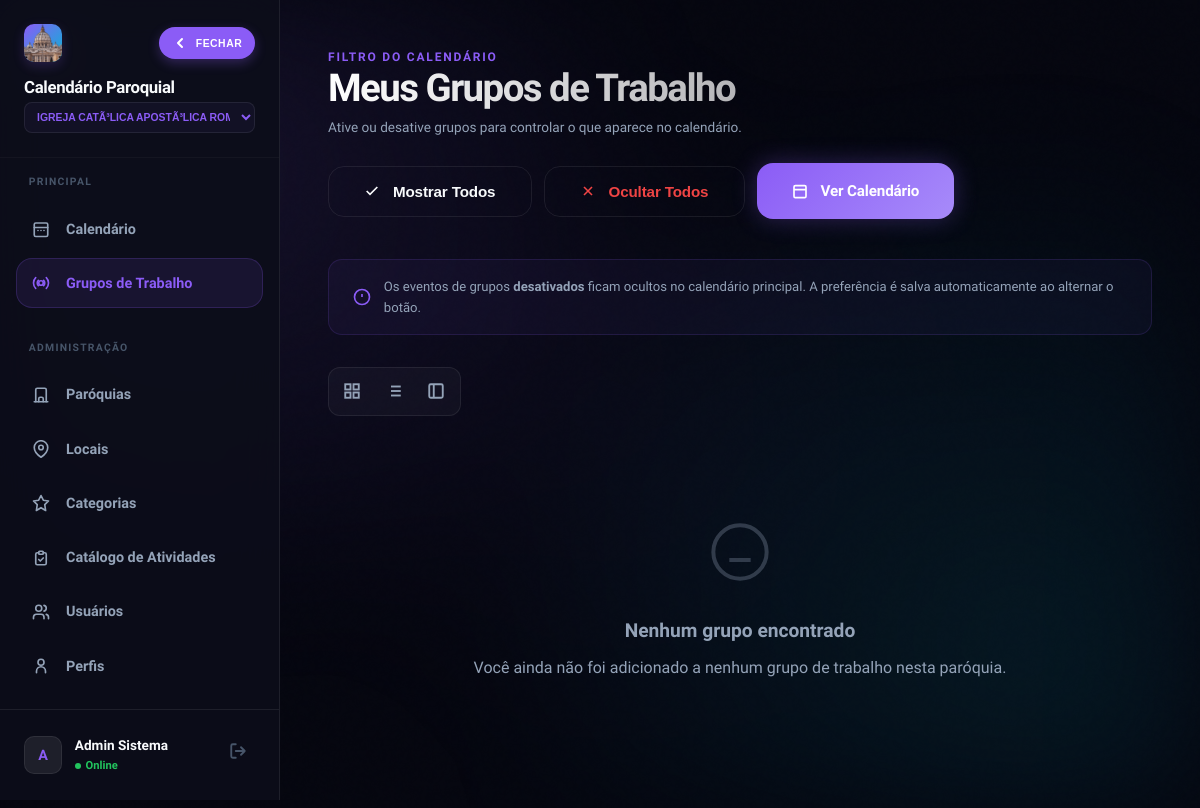
Before: /meus_grupos.php (signed in) with the older database file.
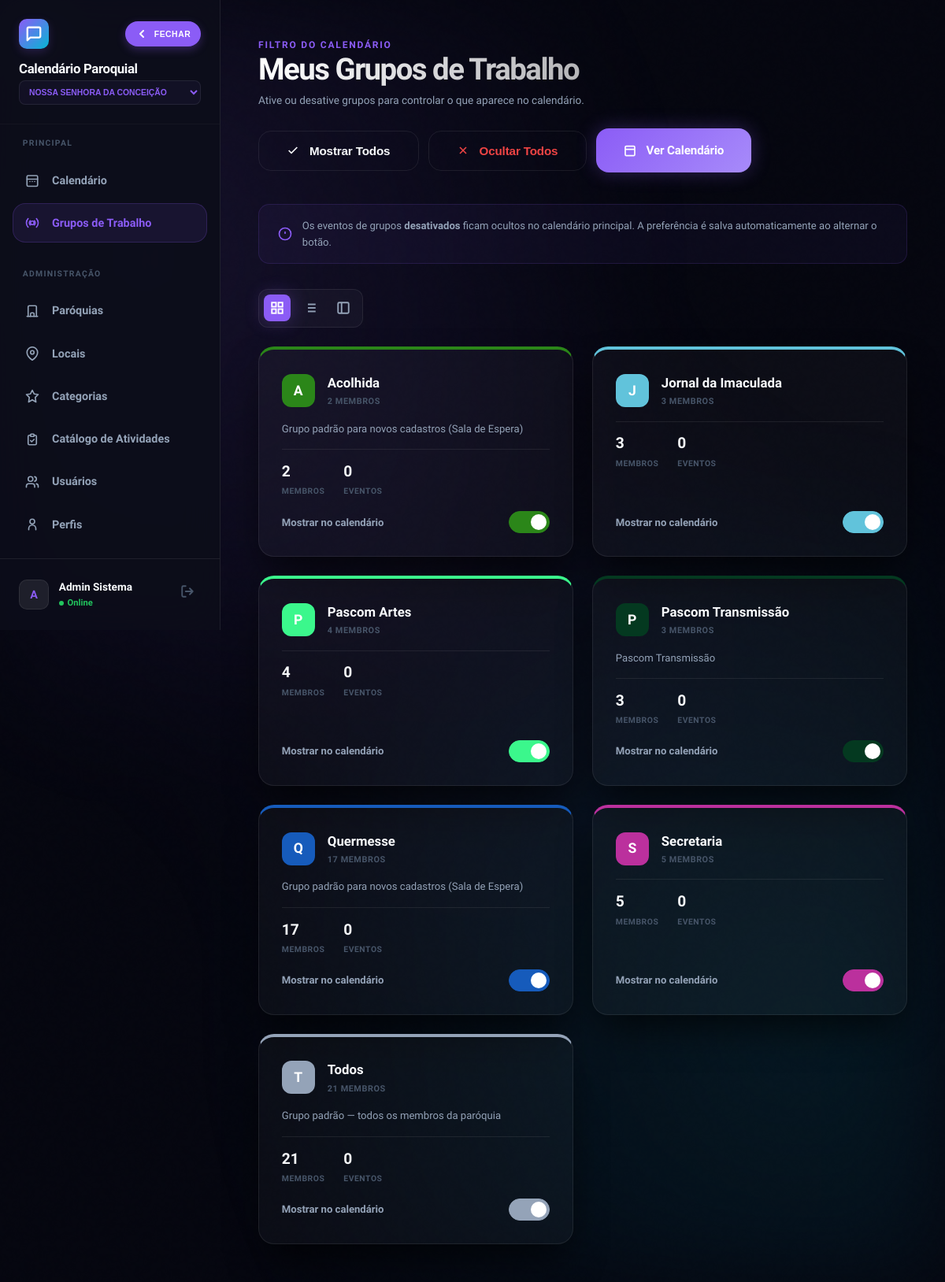
After: the same page with the newer database file.
### tables this page shows
CREATE TABLE `grupos_trabalho` (
  `id` int(10) unsigned NOT NULL AUTO_INCREMENT,
  `paroquia_id` int(10) unsigned NOT NULL,
  `nome` varchar(100) NOT NULL,
  `descricao` text DEFAULT NULL,
  `cor` varchar(7) DEFAULT '#3b82f6',
  `visivel` tinyint(1) DEFAULT 1,
  `ativo` tinyint(1) DEFAULT 1,
  PRIMARY KEY (`id`)
);

### config.php (called while the page is built, shortened)
<?php
function h(mixed $v): string {
    return htmlspecialchars((string)($v ?? ''), ENT_QUOTES, 'UTF-8');
}
?>

### functions.php (called while the page is built, shortened)
<?php
require_once __DIR__ . '/config.php';
function current_paroquia_id(): int {
    return (int)($_SESSION['paroquia_id'] ?? 0);
}
?>

### meus_grupos.php (the view, shortened to what the changed rows need)
<?php
require_once 'functions.php';
$pid = current_paroquia_id();
$uid = (int)($_SESSION['usuario_id'] ?? 0);
$stmtG = $conn->prepare(
    "SELECT g.id, g.nome, g.descricao, g.cor, g.ativo,
            (SELECT COUNT(*) FROM usuario_grupos WHERE grupo_id = g.id) AS total_membros,
            (SELECT COUNT(*) FROM atividade_grupos ag
             INNER JOIN atividades a ON a.id = ag.atividade_id
             WHERE ag.grupo_id = g.id AND a.paroquia_id = ?) AS total_eventos
     FROM grupos_trabalho g
     INNER JOIN usuario_grupos ug ON ug.grupo_id = g.id
     WHERE ug.usuario_id = ? AND g.paroquia_id = ? AND g.ativo = 1
     ORDER BY g.nome ASC"
);
$stmtG->bind_param('iii', $pid, $uid, $pid);
$stmtG->execute();
$grupos = $stmtG->get_result()->fetch_all(MYSQLI_ASSOC);
$filtroAtual = $_SESSION['filtro_grupos'] ?? null;
function isGrupoAtivo(int $id, $filtro): bool {
    if ($filtro === null) return true;
    return in_array($id, $filtro, true);
}
?>
<!DOCTYPE html>
<html lang="pt-BR">
<head>
    <link rel="stylesheet" href="style.css?v=2.4.5"
        <link rel="stylesheet" href="css/responsive.css?v=2.4.5">
</head>
<body>
<div class="app-shell">
    <?php include 'sidebar.php'; ?>
    <main class="main-content">
        <header class="page-header animate-in">
            <div>
                <h1 class="gradient-text">Meus Grupos de Trabalho</h1>
            </div>
        </header>
        <div class="view-controls animate-in" style="animation-delay: 0.05s;">
            <button onclick="setView('grid')" id="btn-grid" class="view-btn" title="Grelha">
                <svg width="18" height="18" viewBox="0 0 24 24" fill="none" stroke="currentColor" stroke-width="2.5"><rect x="3" y="3" width="7" height="7"/><rect x="14" y="3" width="7" height="7"/><rect x="14" y="14" width="7" height="7"/><rect x="3" y="14" width="7" height="7"/></svg>
            </button>
        </div>
        <?php if (empty($grupos)): ?>
        <div class="empty-state">
            <svg width="64" height="64" viewBox="0 0 24 24" fill="none" stroke="currentColor" stroke-width="1.5"><circle cx="12" cy="12" r="10"/><path d="M8 15h8M9 9h.01M15 9h.01"/></svg>
            <h3 style="font-size: 1.2rem; font-weight: 800; margin-bottom: 0.5rem;">Nenhum grupo encontrado</h3>
            <p>Você ainda não foi adicionado a nenhum grupo de trabalho nesta paróquia.</p>
        </div>
        <?php else: ?>
        <div id="gruposContainer" class="grupos-grid animate-in" style="animation-delay:0.1s;">
            <?php foreach ($grupos as $g): ?>
            <?php $ativo = isGrupoAtivo((int)$g['id'], $filtroAtual); ?>
            <article class="glass grupo-card <?= !$ativo ? 'inactive-card' : '' ?>" id="card-<?= $g['id'] ?>"
                     style="border-top-color: <?= h($g['cor']) ?>; --grp-color: <?= h($g['cor']) ?>;">
                <div class="card-header">
                    <div class="card-icon" style="background: <?= h($g['cor']) ?>;">
                        <?= mb_strtoupper(mb_substr(h($g['nome']), 0, 1)) ?>
                    </div>
                    <div class="card-title">
                        <h3><?= h($g['nome']) ?></h3>
                        <p><?= (int)$g['total_membros'] ?> membros</p>
                    </div>
                </div>
                <?php if (!empty($g['descricao'])): ?>
                <p style="font-size: 0.82rem; color: var(--text-dim); line-height: 1.5;"><?= h($g['descricao']) ?></p>
                <?php endif; ?>
                <div class="card-stats">
                    <div class="stat">
                        <span class="stat-val"><?= (int)$g['total_membros'] ?></span>
                        <span class="stat-lbl">Membros</span>
                    </div>
                    <div class="stat">
                        <span class="stat-val"><?= (int)$g['total_eventos'] ?></span>
                        <span class="stat-lbl">Eventos</span>
                    </div>
                </div>
                <div class="toggle-row">
                    <span class="toggle-label">Mostrar no calendário</span>
                    <label class="toggle-switch" title="Ativar/desativar <?= h($g['nome']) ?>">
                        <span class="toggle-track"></span>
                    </label>
                </div>
            </article>
            <?php endforeach; ?>
        </div>
        <?php endif; ?>
    </main>
</div>
</body>
</html>

### sidebar.php (shortened to what the changed rows need)
<?php
require_once 'config.php';
$parish_name = 'Igreja Católica';
$pid = $_SESSION['paroquia_id'] ?? 0;
if ($pid > 0) {
    $stmt = $conn->prepare("SELECT nome FROM paroquias WHERE id = ?");
    $stmt->bind_param('i', $pid);
    $stmt->execute();
    $resParish = $stmt->get_result();
    if ($resParish && $resParish->num_rows > 0) {
        $parish_name = $resParish->fetch_assoc()['nome'];
    }
}
$all_parishes = [];
if (userCanSwitchParish()) {
    $p_res = $conn->query("SELECT id, nome FROM paroquias ORDER BY nome");
    if ($p_res) {
        while ($p_row = $p_res->fetch_assoc()) {
            $all_parishes[] = $p_row;
        }
    }
}
?>
<aside class="sidebar" id="mainSidebar">
    <div class="sidebar-header">
        <div class="header-top">
            <div class="brand-logo">
                <?php
                $icon_path = "img/paroquia_{$pid}.png";
                if ($pid > 0 && file_exists(__DIR__ . '/' . $icon_path)):
                ?>
                    <img src="<?= $icon_path ?>?v=<?= time() ?>" alt="Paróquia" style="width: 100%; height: 100%; border-radius: 10px; object-fit: cover;">
                <?php else: ?>
                    <svg width="22" height="22" viewBox="0 0 24 24" fill="none" stroke="#fff" stroke-width="2.5" stroke-linecap="round" stroke-linejoin="round"><path d="M21 15a2 2 0 0 1-2 2H7l-4 4V5a2 2 0 0 1 2-2h14a2 2 0 0 1 2 2z"/></svg>
                <?php endif; ?>
            </div>
        </div>
        <div class="brand-details">
            <span class="brand-text">Calendário Paroquial</span>
            <?php if (count($all_parishes) > 1): ?>
                <select class="brand-sub-select" onchange="window.location.href='select_paroquia.php?id='+this.value">
                    <?php foreach($all_parishes as $p): ?>
                        <option value="<?= $p['id'] ?>" <?= $p['id'] == $pid ? 'selected' : '' ?>><?= h($p['nome']) ?></option>
                    <?php endforeach; ?>
                </select>
            <?php else: ?>
                <span class="brand-sub"><?= h($parish_name) ?></span>
            <?php endif; ?>
        </div>
    </div>
</aside>

Changed rows visible on the page:
now on this page (row edited): grupos_trabalho: nome "A", nome "Acolhida", total_membros "2", descricao "Grupo padrão para novos cadastros (Sala de Espera)", total_eventos "0"
now on this page (row unchanged): grupos_trabalho: nome "J", nome "Jornal da Imaculada", total_membros "3", total_eventos "0"
now on this page (row unchanged): grupos_trabalho: nome "P", nome "Pascom Artes", total_membros "4", total_eventos "0"
now on this page (row edited): grupos_trabalho: nome "P", nome "Pascom Transmissão", total_membros "3", descricao "Pascom Transmissão", total_eventos "0"
now on this page (row edited): grupos_trabalho: nome "Q", nome "Quermesse", total_membros "17", descricao "Grupo padrão para novos cadastros (Sala de Espera)", total_eventos "0"
now on this page (row unchanged): grupos_trabalho: nome "S", nome "Secretaria", total_membros "5", total_eventos "0"
now on this page (row edited): grupos_trabalho: nome "T", nome "Todos", total_membros "21", descricao "Grupo padrão — todos os membros da paróquia", total_eventos "0"
Other visible differences:
form field value: "Igreja CatÃ³lica ApostÃ³lica Romana" → "Nossa Senhora da Conceição"
text no longer shown: "Nenhum grupo encontrado Você ainda não foi adicionado a nenhum grupo de trabalho nesta paróquia."
